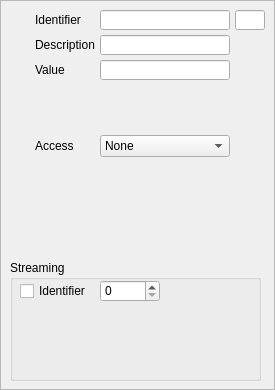
<?xml version="1.0" encoding="UTF-8"?>
<ui version="4.0">
 <class>StringView</class>
 <widget class="QFrame" name="StringView">
  <property name="geometry">
   <rect>
    <x>0</x>
    <y>0</y>
    <width>275</width>
    <height>390</height>
   </rect>
  </property>
  <property name="sizePolicy">
   <sizepolicy hsizetype="Fixed" vsizetype="Fixed">
    <horstretch>0</horstretch>
    <verstretch>0</verstretch>
   </sizepolicy>
  </property>
  <property name="windowTitle">
   <string>Frame</string>
  </property>
  <property name="frameShape">
   <enum>QFrame::StyledPanel</enum>
  </property>
  <property name="frameShadow">
   <enum>QFrame::Raised</enum>
  </property>
  <widget class="QLineEdit" name="identifierText">
   <property name="geometry">
    <rect>
     <x>100</x>
     <y>10</y>
     <width>130</width>
     <height>20</height>
    </rect>
   </property>
   <property name="readOnly">
    <bool>true</bool>
   </property>
  </widget>
  <widget class="QLineEdit" name="descriptionText">
   <property name="geometry">
    <rect>
     <x>100</x>
     <y>35</y>
     <width>130</width>
     <height>20</height>
    </rect>
   </property>
   <property name="readOnly">
    <bool>false</bool>
   </property>
  </widget>
  <widget class="QLabel" name="label_2">
   <property name="geometry">
    <rect>
     <x>35</x>
     <y>35</y>
     <width>60</width>
     <height>20</height>
    </rect>
   </property>
   <property name="text">
    <string>Description</string>
   </property>
  </widget>
  <widget class="QLabel" name="label">
   <property name="geometry">
    <rect>
     <x>35</x>
     <y>10</y>
     <width>60</width>
     <height>20</height>
    </rect>
   </property>
   <property name="text">
    <string>Identifier</string>
   </property>
  </widget>
  <widget class="QLabel" name="label_6">
   <property name="geometry">
    <rect>
     <x>35</x>
     <y>60</y>
     <width>60</width>
     <height>20</height>
    </rect>
   </property>
   <property name="text">
    <string>Value</string>
   </property>
  </widget>
  <widget class="QLineEdit" name="valueText">
   <property name="geometry">
    <rect>
     <x>100</x>
     <y>60</y>
     <width>130</width>
     <height>20</height>
    </rect>
   </property>
  </widget>
  <widget class="QLineEdit" name="numberText">
   <property name="geometry">
    <rect>
     <x>235</x>
     <y>10</y>
     <width>30</width>
     <height>20</height>
    </rect>
   </property>
   <property name="readOnly">
    <bool>true</bool>
   </property>
  </widget>
  <widget class="QLabel" name="label_4">
   <property name="geometry">
    <rect>
     <x>10</x>
     <y>40</y>
     <width>16</width>
     <height>16</height>
    </rect>
   </property>
   <property name="text">
    <string/>
   </property>
   <property name="pixmap">
    <pixmap>:/image/Resources/ui-tooltip--exclamation.png</pixmap>
   </property>
  </widget>
  <widget class="QLabel" name="label_3">
   <property name="geometry">
    <rect>
     <x>10</x>
     <y>10</y>
     <width>16</width>
     <height>16</height>
    </rect>
   </property>
   <property name="text">
    <string/>
   </property>
   <property name="pixmap">
    <pixmap resource="TinyEmberPlus.qrc">:/image/resources/ui-tooltip--exclamation.png</pixmap>
   </property>
  </widget>
  <widget class="QLabel" name="label_5">
   <property name="geometry">
    <rect>
     <x>10</x>
     <y>35</y>
     <width>16</width>
     <height>16</height>
    </rect>
   </property>
   <property name="text">
    <string/>
   </property>
   <property name="pixmap">
    <pixmap resource="TinyEmberPlus.qrc">:/image/resources/ui-tooltip-balloon-bottom.png</pixmap>
   </property>
  </widget>
  <widget class="QLabel" name="label_9">
   <property name="geometry">
    <rect>
     <x>10</x>
     <y>60</y>
     <width>16</width>
     <height>16</height>
    </rect>
   </property>
   <property name="text">
    <string/>
   </property>
   <property name="pixmap">
    <pixmap resource="TinyEmberPlus.qrc">:/image/resources/ui-text-area.png</pixmap>
   </property>
  </widget>
  <widget class="QLabel" name="label_12">
   <property name="geometry">
    <rect>
     <x>10</x>
     <y>135</y>
     <width>16</width>
     <height>20</height>
    </rect>
   </property>
   <property name="text">
    <string/>
   </property>
   <property name="pixmap">
    <pixmap resource="TinyEmberPlus.qrc">:/image/resources/lock--pencil.png</pixmap>
   </property>
  </widget>
  <widget class="QLabel" name="label_13">
   <property name="geometry">
    <rect>
     <x>35</x>
     <y>135</y>
     <width>60</width>
     <height>22</height>
    </rect>
   </property>
   <property name="text">
    <string>Access</string>
   </property>
  </widget>
  <widget class="QComboBox" name="accessBox">
   <property name="geometry">
    <rect>
     <x>100</x>
     <y>135</y>
     <width>130</width>
     <height>22</height>
    </rect>
   </property>
   <item>
    <property name="text">
     <string>None</string>
    </property>
    <property name="icon">
     <iconset resource="TinyEmberPlus.qrc">
      <normaloff>:/image/resources/lock.png</normaloff>:/image/resources/lock.png</iconset>
    </property>
   </item>
   <item>
    <property name="text">
     <string>Read</string>
    </property>
    <property name="icon">
     <iconset resource="TinyEmberPlus.qrc">
      <normaloff>:/image/resources/lock--arrow.png</normaloff>:/image/resources/lock--arrow.png</iconset>
    </property>
   </item>
   <item>
    <property name="text">
     <string>Write</string>
    </property>
    <property name="icon">
     <iconset resource="TinyEmberPlus.qrc">
      <normaloff>:/image/resources/lock--pencil.png</normaloff>:/image/resources/lock--pencil.png</iconset>
    </property>
   </item>
   <item>
    <property name="text">
     <string>Read | Write</string>
    </property>
    <property name="icon">
     <iconset resource="TinyEmberPlus.qrc">
      <normaloff>:/image/resources/lock-unlock.png</normaloff>:/image/resources/lock-unlock.png</iconset>
    </property>
   </item>
  </widget>
  <widget class="QGroupBox" name="streamingGroupBox">
   <property name="geometry">
    <rect>
     <x>10</x>
     <y>260</y>
     <width>251</width>
     <height>121</height>
    </rect>
   </property>
   <property name="title">
    <string>Streaming</string>
   </property>
   <widget class="QCheckBox" name="checkUseStreamIdentifier">
    <property name="geometry">
     <rect>
      <x>10</x>
      <y>20</y>
      <width>80</width>
      <height>22</height>
     </rect>
    </property>
    <property name="text">
     <string>Identifier</string>
    </property>
   </widget>
   <widget class="QSpinBox" name="streamIdentifierBox">
    <property name="geometry">
     <rect>
      <x>90</x>
      <y>20</y>
      <width>60</width>
      <height>22</height>
     </rect>
    </property>
   </widget>
  </widget>
 </widget>
 <resources>
  <include location="TinyEmberPlus.qrc"/>
 </resources>
 <connections>
  <connection>
   <sender>valueText</sender>
   <signal>editingFinished()</signal>
   <receiver>StringView</receiver>
   <slot>updateValue()</slot>
   <hints>
    <hint type="sourcelabel">
     <x>136</x>
     <y>69</y>
    </hint>
    <hint type="destinationlabel">
     <x>124</x>
     <y>74</y>
    </hint>
   </hints>
  </connection>
  <connection>
   <sender>descriptionText</sender>
   <signal>editingFinished()</signal>
   <receiver>StringView</receiver>
   <slot>updateDescription()</slot>
   <hints>
    <hint type="sourcelabel">
     <x>136</x>
     <y>44</y>
    </hint>
    <hint type="destinationlabel">
     <x>124</x>
     <y>74</y>
    </hint>
   </hints>
  </connection>
  <connection>
   <sender>accessBox</sender>
   <signal>currentIndexChanged(int)</signal>
   <receiver>StringView</receiver>
   <slot>updateAccess(int)</slot>
   <hints>
    <hint type="sourcelabel">
     <x>149</x>
     <y>160</y>
    </hint>
    <hint type="destinationlabel">
     <x>137</x>
     <y>86</y>
    </hint>
   </hints>
  </connection>
  <connection>
   <sender>checkUseStreamIdentifier</sender>
   <signal>toggled(bool)</signal>
   <receiver>StringView</receiver>
   <slot>updateStreamIdentifierState(bool)</slot>
   <hints>
    <hint type="sourcelabel">
     <x>59</x>
     <y>200</y>
    </hint>
    <hint type="destinationlabel">
     <x>137</x>
     <y>149</y>
    </hint>
   </hints>
  </connection>
  <connection>
   <sender>streamIdentifierBox</sender>
   <signal>editingFinished()</signal>
   <receiver>StringView</receiver>
   <slot>updateStreamIdentifier()</slot>
   <hints>
    <hint type="sourcelabel">
     <x>129</x>
     <y>200</y>
    </hint>
    <hint type="destinationlabel">
     <x>137</x>
     <y>149</y>
    </hint>
   </hints>
  </connection>
 </connections>
 <slots>
  <slot>updateUi()</slot>
  <slot>updateValue()</slot>
  <slot>updateDescription()</slot>
  <slot>updateAccess(int)</slot>
  <slot>updateStreamIdentifierState(bool)</slot>
  <slot>updateStreamIdentifier()</slot>
 </slots>
</ui>
